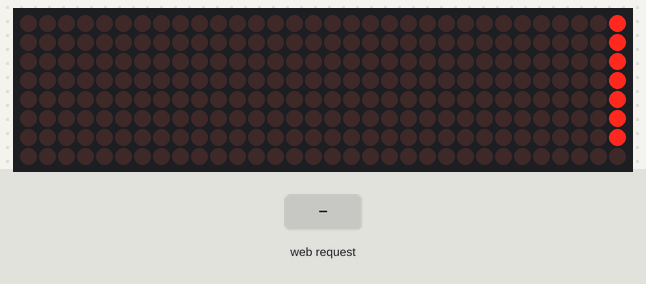
A sketch run on a simulated ESP8266 (Wemos D1 mini). Shown: 32×8 LED matrix. The inputs (shaded band) are chosen by the test bench. WiFi joins after 1.5 s; servers stay silent unless stated; what the sketch prints to the serial monitor is not drawn.

Above: at 1.76 s.
At 2.8 s:
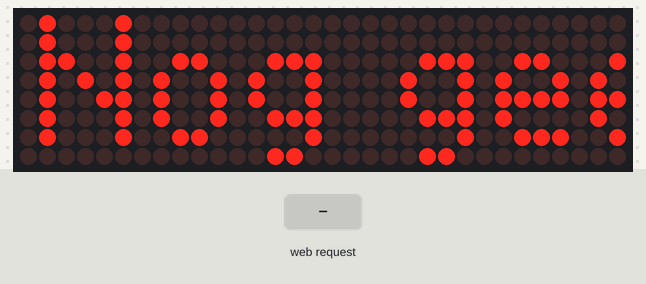
2.9 s: HTTP request GET /status received
At 4.77 s:
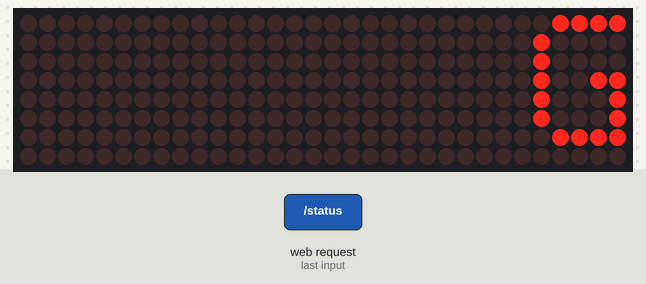
Timing chart, 0 to 6.3 s (numbered marks = the images above; inputs shaded):
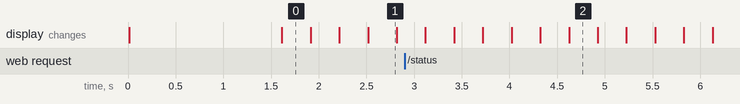

The sketch:

CodeLichtKrant.ino
```cpp
#include <MD_Parola.h>
#include <MD_MAX72xx.h>
#include <SPI.h>
#include "WemosServer.h"

// Define the number of devices we have in the chain and the hardware interface
#define HARDWARE_TYPE MD_MAX72XX::FC16_HW
#define MAX_DEVICES 4

const int DATA_PIN = D8; // DIN
const int CLK_PIN = D5; // CLK
const int CS_PIN = D7; // CS
char buf[100] = "Nog geen tekst";

WemosServer wServer;

MD_Parola P = MD_Parola(HARDWARE_TYPE, DATA_PIN, CLK_PIN, CS_PIN, MAX_DEVICES);

void setup(void)
{
  Serial.begin(9600);
  delay(10);
  P.begin();
  wServer.verbindenWifi();
}

void loop(void)
{
  if (wServer.startServer()) {
    String received = wServer.receivedMsg();
    if (received == "status") {
      wServer.sendMsg(String(buf));
    } else {
      received.toCharArray(buf, received.length() + 1); // Include space for the null terminator
      wServer.sendMsg(received);
    }
  }
// Tekent de 'buf' op de lichtkrant. Dit blijft non stop doorloopen.
  if (P.displayAnimate()) {
    P.displayText(buf, PA_LEFT, 30, 0, PA_SCROLL_LEFT, PA_SCROLL_LEFT);
  }
}
```

WemosServer.cpp
```cpp
#include "WemosServer.h"

#define PORT 8080

WiFiServer server(PORT);
WiFiClient client;

WemosServer::WemosServer() {
}
//WemosServer::~WemosServer() {}

char* passwordInput(char* password) {
    Serial.println("Enter WiFi Password:");
    while (!Serial.available()) {
        delay(10);
    }
    int i = 0;
    while (Serial.available()) {
        password[i] = Serial.read();
        i++;
        delay(10);
    }
    password[i] = '\0'; // Null-terminate the string
    return password;
}

void WemosServer::verbindenWifi() {
  IPAddress local_IP(10, 42, 0, 11);
  IPAddress gateway(0, 0, 0, 0);   // Change to your network's gateway
  IPAddress subnet(255, 255, 255, 0);   // Change to your network's subnet mask

  const char* ssid = "pepsi_wifi";
  char password[20] = {"pepsi123"};

  // Connect to WiFi network
  Serial.print("Connecting to ");
  Serial.println(ssid);

  WiFi.config(local_IP, gateway, subnet); // Zet een vast IP adres.
  WiFi.begin(ssid, password);

  while (WiFi.status() != WL_CONNECTED) {
      delay(200);
      Serial.print(".");
  }
  Serial.println("");
  Serial.println("WiFi connected");

  // Start the server
  server.begin();
  Serial.println("Server started");

  // Print the ESP8266's IP address
  Serial.print("IP address: ");
  Serial.println(WiFi.localIP());
}

void WemosServer::sendMsg(String data) {
    if (client.connected()) {
        // Using write() to send the string
        client.write(data.c_str(), data.length());
        Serial.println("Message sent: " + data);
    } else {
        Serial.println("Error: Client not connected");
    }
}

bool WemosServer::startServer() {
  client = server.available();

    // Check if a client has connected
    if (!client) {
        return false;
    }
    Serial.println("new client");
    return true;
}

String WemosServer::receivedMsg() {
    String received = "";
    char ch;

    // Read available bytes
    while (client.available()) {
        ch = client.read();
        if (ch == '\r') {
            break; // Stop reading at the delimiter
        }
        received += ch; // Append character to the result
    }

    client.flush(); // Optional, clears the input buffer

    return received;
}
```

WemosServer.h
```cpp
#ifndef WEMOSSERVER_H
#define WEMOSSERVER_H

#include <ESP8266WiFi.h>

using namespace std;

class WemosServer {
public:
    WemosServer();
    //~WemosServer();
    void verbindenWifi();
    void sendMsg(String);
    bool startServer();
    String receivedMsg();

private:
};

#endif
```

Measured:
- after the input at 2.9 s, the display: first differs from a run without the input after 1.7 s (image 2)
